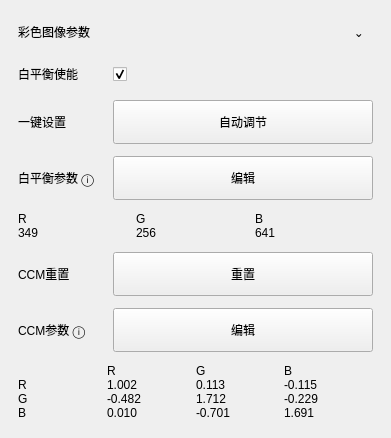
                  <widget class="QFrame" name="colorParamsCard">
                   <property name="frameShape">
                    <enum>QFrame::NoFrame</enum>
                   </property>
                   <property name="card" stdset="0">
                    <bool>true</bool>
                   </property>
                   <layout class="QVBoxLayout" name="verticalLayout_colorParamsCard">
                    <property name="spacing">
                     <number>14</number>
                    </property>
                    <property name="leftMargin">
                     <number>18</number>
                    </property>
                    <property name="topMargin">
                     <number>18</number>
                    </property>
                    <property name="rightMargin">
                     <number>18</number>
                    </property>
                    <property name="bottomMargin">
                     <number>18</number>
                    </property>
                    <item>
                     <widget class="QFrame" name="colorParamsCardHeaderFrame">
                      <property name="frameShape">
                       <enum>QFrame::NoFrame</enum>
                      </property>
                      <layout class="QHBoxLayout" name="horizontalLayout_colorParamsCardHeader">
                       <property name="spacing">
                        <number>0</number>
                       </property>
                       <property name="leftMargin">
                        <number>0</number>
                       </property>
                       <property name="topMargin">
                        <number>0</number>
                       </property>
                       <property name="rightMargin">
                        <number>0</number>
                       </property>
                       <property name="bottomMargin">
                        <number>0</number>
                       </property>
                       <item>
                        <widget class="QLabel" name="colorParamsCardTitleLabel">
                         <property name="text">
                          <string>彩色图像参数</string>
                         </property>
                         <property name="cardTitle" stdset="0">
                          <bool>true</bool>
                         </property>
                        </widget>
                       </item>
                       <item>
                        <spacer name="horizontalSpacer_colorParamsCardHeader">
                         <property name="orientation">
                          <enum>Qt::Horizontal</enum>
                         </property>
                         <property name="sizeHint" stdset="0">
                          <size>
                           <width>40</width>
                           <height>20</height>
                          </size>
                         </property>
                        </spacer>
                       </item>
                       <item>
                        <widget class="QToolButton" name="colorParamsCardCollapseButton">
                         <property name="minimumSize">
                          <size>
                           <width>28</width>
                           <height>28</height>
                          </size>
                         </property>
                         <property name="text">
                          <string>⌄</string>
                         </property>
                         <property name="autoRaise">
                          <bool>true</bool>
                         </property>
                        </widget>
                       </item>
                      </layout>
                     </widget>
                    </item>
                    <item>
                     <widget class="QFrame" name="colorParamsFormFrame">
                      <property name="frameShape">
                       <enum>QFrame::NoFrame</enum>
                      </property>
                      <layout class="QGridLayout" name="gridLayout_colorParams">
                       <property name="leftMargin">
                        <number>0</number>
                       </property>
                       <property name="topMargin">
                        <number>0</number>
                       </property>
                       <property name="rightMargin">
                        <number>0</number>
                       </property>
                       <property name="bottomMargin">
                        <number>0</number>
                       </property>
                       <property name="horizontalSpacing">
                        <number>18</number>
                       </property>
                       <property name="verticalSpacing">
                        <number>12</number>
                       </property>
                       <item row="0" column="0">
                        <widget class="QLabel" name="whiteBalanceLabel">
                         <property name="text">
                          <string>白平衡使能</string>
                         </property>
                         <property name="formLabel" stdset="0">
                          <bool>true</bool>
                         </property>
                        </widget>
                       </item>
                       <item row="0" column="1">
                        <widget class="QCheckBox" name="whiteBalanceCheckBox">
                         <property name="minimumSize">
                          <size>
                           <width>58</width>
                           <height>28</height>
                          </size>
                         </property>
                         <property name="text">
                          <string/>
                         </property>
                         <property name="checked">
                          <bool>true</bool>
                         </property>
                        </widget>
                       </item>
                       <item row="1" column="0">
                        <widget class="QLabel" name="colorAutoAdjustLabel">
                         <property name="text">
                          <string>一键设置</string>
                         </property>
                         <property name="formLabel" stdset="0">
                          <bool>true</bool>
                         </property>
                        </widget>
                       </item>
                       <item row="1" column="1">
                        <widget class="QPushButton" name="colorAutoAdjustButton">
                         <property name="minimumSize">
                          <size>
                           <width>260</width>
                           <height>44</height>
                          </size>
                         </property>
                         <property name="text">
                          <string>自动调节</string>
                         </property>
                         <property name="softButton" stdset="0">
                          <bool>true</bool>
                         </property>
                        </widget>
                       </item>
                       <item row="2" column="0">
                        <widget class="QLabel" name="whiteBalanceParamsLabel">
                         <property name="text">
                          <string>白平衡参数 ⓘ</string>
                         </property>
                         <property name="formLabel" stdset="0">
                          <bool>true</bool>
                         </property>
                        </widget>
                       </item>
                       <item row="2" column="1">
                        <widget class="QPushButton" name="whiteBalanceEditButton">
                         <property name="minimumSize">
                          <size>
                           <width>260</width>
                           <height>44</height>
                          </size>
                         </property>
                         <property name="text">
                          <string>编辑</string>
                         </property>
                         <property name="softButton" stdset="0">
                          <bool>true</bool>
                         </property>
                        </widget>
                       </item>
                       <item row="3" column="0" colspan="2">
                        <widget class="QFrame" name="colorBalanceTable">
                         <property name="frameShape">
                          <enum>QFrame::NoFrame</enum>
                         </property>
                         <property name="table" stdset="0">
                          <bool>true</bool>
                         </property>
                         <layout class="QGridLayout" name="gridLayout_colorBalanceTable">
                          <property name="leftMargin">
                           <number>0</number>
                          </property>
                          <property name="topMargin">
                           <number>0</number>
                          </property>
                          <property name="rightMargin">
                           <number>0</number>
                          </property>
                          <property name="bottomMargin">
                           <number>0</number>
                          </property>
                          <property name="spacing">
                           <number>0</number>
                          </property>
                          <item row="0" column="0">
                           <widget class="QLabel" name="colorBalanceTableCell00">
                            <property name="text">
                             <string>R</string>
                            </property>
                            <property name="tableCell" stdset="0">
                             <bool>true</bool>
                            </property>
                           </widget>
                          </item>
                          <item row="0" column="1">
                           <widget class="QLabel" name="colorBalanceTableCell01">
                            <property name="text">
                             <string>G</string>
                            </property>
                            <property name="tableCell" stdset="0">
                             <bool>true</bool>
                            </property>
                           </widget>
                          </item>
                          <item row="0" column="2">
                           <widget class="QLabel" name="colorBalanceTableCell02">
                            <property name="text">
                             <string>B</string>
                            </property>
                            <property name="tableCell" stdset="0">
                             <bool>true</bool>
                            </property>
                           </widget>
                          </item>
                          <item row="1" column="0">
                           <widget class="QLabel" name="colorBalanceTableCell10">
                            <property name="text">
                             <string>349</string>
                            </property>
                            <property name="tableCell" stdset="0">
                             <bool>true</bool>
                            </property>
                           </widget>
                          </item>
                          <item row="1" column="1">
                           <widget class="QLabel" name="colorBalanceTableCell11">
                            <property name="text">
                             <string>256</string>
                            </property>
                            <property name="tableCell" stdset="0">
                             <bool>true</bool>
                            </property>
                           </widget>
                          </item>
                          <item row="1" column="2">
                           <widget class="QLabel" name="colorBalanceTableCell12">
                            <property name="text">
                             <string>641</string>
                            </property>
                            <property name="tableCell" stdset="0">
                             <bool>true</bool>
                            </property>
                           </widget>
                          </item>
                         </layout>
                        </widget>
                       </item>
                       <item row="4" column="0">
                        <widget class="QLabel" name="ccmResetLabel">
                         <property name="text">
                          <string>CCM重置</string>
                         </property>
                         <property name="formLabel" stdset="0">
                          <bool>true</bool>
                         </property>
                        </widget>
                       </item>
                       <item row="4" column="1">
                        <widget class="QPushButton" name="ccmResetButton">
                         <property name="minimumSize">
                          <size>
                           <width>260</width>
                           <height>44</height>
                          </size>
                         </property>
                         <property name="text">
                          <string>重置</string>
                         </property>
                         <property name="softButton" stdset="0">
                          <bool>true</bool>
                         </property>
                        </widget>
                       </item>
                       <item row="5" column="0">
                        <widget class="QLabel" name="ccmParamsLabel">
                         <property name="text">
                          <string>CCM参数 ⓘ</string>
                         </property>
                         <property name="formLabel" stdset="0">
                          <bool>true</bool>
                         </property>
                        </widget>
                       </item>
                       <item row="5" column="1">
                        <widget class="QPushButton" name="ccmEditButton">
                         <property name="minimumSize">
                          <size>
                           <width>260</width>
                           <height>44</height>
                          </size>
                         </property>
                         <property name="text">
                          <string>编辑</string>
                         </property>
                         <property name="softButton" stdset="0">
                          <bool>true</bool>
                         </property>
                        </widget>
                       </item>
                       <item row="6" column="0" colspan="2">
                        <widget class="QFrame" name="ccmTable">
                         <property name="frameShape">
                          <enum>QFrame::NoFrame</enum>
                         </property>
                         <property name="table" stdset="0">
                          <bool>true</bool>
                         </property>
                         <layout class="QGridLayout" name="gridLayout_ccmTable">
                          <property name="leftMargin">
                           <number>0</number>
                          </property>
                          <property name="topMargin">
                           <number>0</number>
                          </property>
                          <property name="rightMargin">
                           <number>0</number>
                          </property>
                          <property name="bottomMargin">
                           <number>0</number>
                          </property>
                          <property name="spacing">
                           <number>0</number>
                          </property>
                          <item row="0" column="0">
                           <widget class="QLabel" name="ccmTableCell00">
                            <property name="text">
                             <string/>
                            </property>
                            <property name="tableCell" stdset="0">
                             <bool>true</bool>
                            </property>
                           </widget>
                          </item>
                          <item row="0" column="1">
                           <widget class="QLabel" name="ccmTableCell01">
                            <property name="text">
                             <string>R</string>
                            </property>
                            <property name="tableCell" stdset="0">
                             <bool>true</bool>
                            </property>
                           </widget>
                          </item>
                          <item row="0" column="2">
                           <widget class="QLabel" name="ccmTableCell02">
                            <property name="text">
                             <string>G</string>
                            </property>
                            <property name="tableCell" stdset="0">
                             <bool>true</bool>
                            </property>
                           </widget>
                          </item>
                          <item row="0" column="3">
                           <widget class="QLabel" name="ccmTableCell03">
                            <property name="text">
                             <string>B</string>
                            </property>
                            <property name="tableCell" stdset="0">
                             <bool>true</bool>
                            </property>
                           </widget>
                          </item>
                          <item row="1" column="0">
                           <widget class="QLabel" name="ccmTableCell10">
                            <property name="text">
                             <string>R</string>
                            </property>
                            <property name="tableCell" stdset="0">
                             <bool>true</bool>
                            </property>
                           </widget>
                          </item>
                          <item row="1" column="1">
                           <widget class="QLabel" name="ccmTableCell11">
                            <property name="text">
                             <string>1.002</string>
                            </property>
                            <property name="tableCell" stdset="0">
                             <bool>true</bool>
                            </property>
                           </widget>
                          </item>
                          <item row="1" column="2">
                           <widget class="QLabel" name="ccmTableCell12">
                            <property name="text">
                             <string>0.113</string>
                            </property>
                            <property name="tableCell" stdset="0">
                             <bool>true</bool>
                            </property>
                           </widget>
                          </item>
                          <item row="1" column="3">
                           <widget class="QLabel" name="ccmTableCell13">
                            <property name="text">
                             <string>-0.115</string>
                            </property>
                            <property name="tableCell" stdset="0">
                             <bool>true</bool>
                            </property>
                           </widget>
                          </item>
                          <item row="2" column="0">
                           <widget class="QLabel" name="ccmTableCell20">
                            <property name="text">
                             <string>G</string>
                            </property>
                            <property name="tableCell" stdset="0">
                             <bool>true</bool>
                            </property>
                           </widget>
                          </item>
                          <item row="2" column="1">
                           <widget class="QLabel" name="ccmTableCell21">
                            <property name="text">
                             <string>-0.482</string>
                            </property>
                            <property name="tableCell" stdset="0">
                             <bool>true</bool>
                            </property>
                           </widget>
                          </item>
                          <item row="2" column="2">
                           <widget class="QLabel" name="ccmTableCell22">
                            <property name="text">
                             <string>1.712</string>
                            </property>
                            <property name="tableCell" stdset="0">
                             <bool>true</bool>
                            </property>
                           </widget>
                          </item>
                          <item row="2" column="3">
                           <widget class="QLabel" name="ccmTableCell23">
                            <property name="text">
                             <string>-0.229</string>
                            </property>
                            <property name="tableCell" stdset="0">
                             <bool>true</bool>
                            </property>
                           </widget>
                          </item>
                          <item row="3" column="0">
                           <widget class="QLabel" name="ccmTableCell30">
                            <property name="text">
                             <string>B</string>
                            </property>
                            <property name="tableCell" stdset="0">
                             <bool>true</bool>
                            </property>
                           </widget>
                          </item>
                          <item row="3" column="1">
                           <widget class="QLabel" name="ccmTableCell31">
                            <property name="text">
                             <string>0.010</string>
                            </property>
                            <property name="tableCell" stdset="0">
                             <bool>true</bool>
                            </property>
                           </widget>
                          </item>
                          <item row="3" column="2">
                           <widget class="QLabel" name="ccmTableCell32">
                            <property name="text">
                             <string>-0.701</string>
                            </property>
                            <property name="tableCell" stdset="0">
                             <bool>true</bool>
                            </property>
                           </widget>
                          </item>
                          <item row="3" column="3">
                           <widget class="QLabel" name="ccmTableCell33">
                            <property name="text">
                             <string>1.691</string>
                            </property>
                            <property name="tableCell" stdset="0">
                             <bool>true</bool>
                            </property>
                           </widget>
                          </item>
                         </layout>
                        </widget>
                       </item>
                      </layout>
                     </widget>
                    </item>
                   </layout>
                  </widget>
